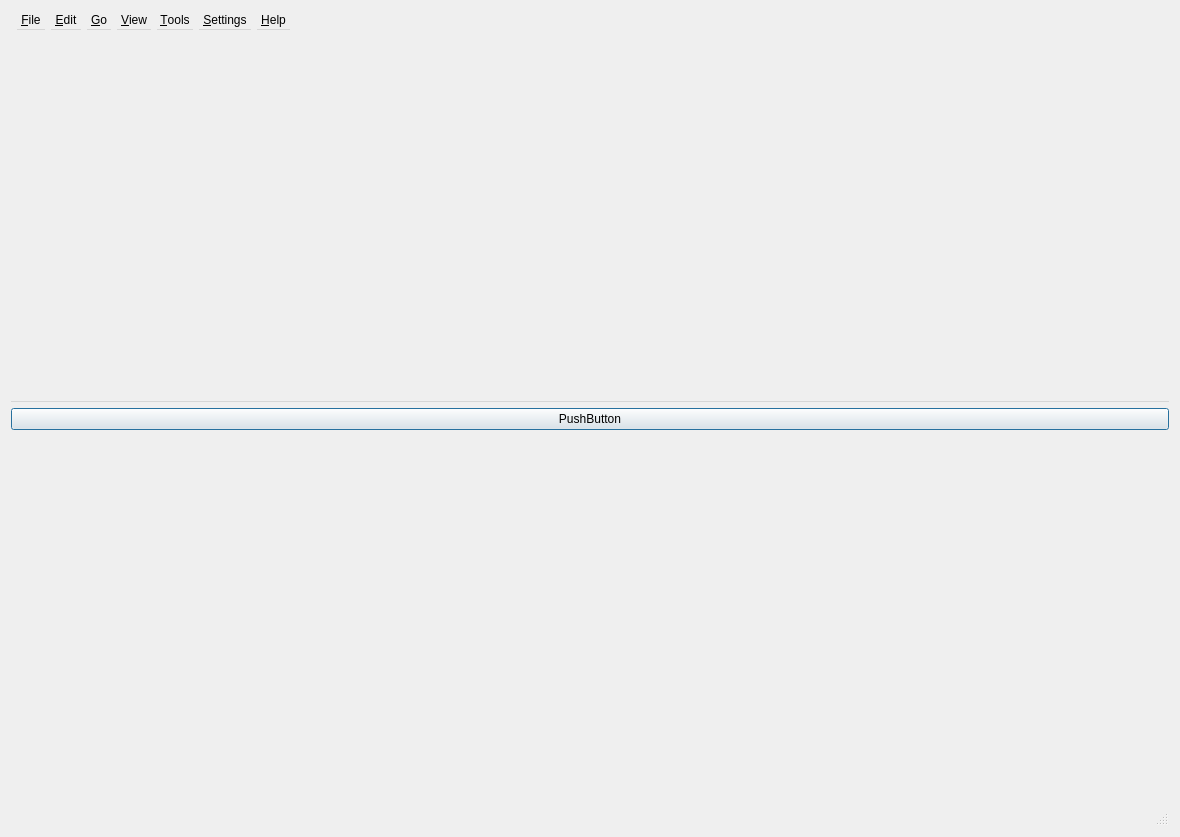
<?xml version="1.0" encoding="UTF-8"?>
<ui version="4.0">
 <class>MainWindow</class>
 <widget class="KCMainWindow" name="MainWindow">
  <property name="geometry">
   <rect>
    <x>0</x>
    <y>0</y>
    <width>1180</width>
    <height>837</height>
   </rect>
  </property>
  <property name="windowTitle">
   <string>KritaCommander</string>
  </property>
  <property name="autoFillBackground">
   <bool>false</bool>
  </property>
  <layout class="QVBoxLayout" name="verticalLayout">
   <item>
    <widget class="QMenuBar" name="mainMenuBar">
     <widget class="QMenu" name="menuFile">
      <property name="title">
       <string>&amp;File</string>
      </property>
      <addaction name="actionFolderNew"/>
      <addaction name="separator"/>
      <addaction name="actionFileOpen"/>
      <addaction name="actionFileOpenCloseKC"/>
      <addaction name="separator"/>
      <addaction name="actionFileCopyToOtherPanel"/>
      <addaction name="actionFileMoveToOtherPanel"/>
      <addaction name="separator"/>
      <addaction name="actionFileDelete"/>
      <addaction name="actionFileRename"/>
      <addaction name="separator"/>
      <addaction name="actionFileToArchive"/>
      <addaction name="separator"/>
      <addaction name="actionQuit"/>
     </widget>
     <widget class="QMenu" name="menuEdit">
      <property name="title">
       <string>&amp;Edit</string>
      </property>
      <addaction name="actionSelectAll"/>
      <addaction name="actionSelectNone"/>
      <addaction name="actionSelectInvert"/>
      <addaction name="separator"/>
      <addaction name="actionSelectRegEx"/>
     </widget>
     <widget class="QMenu" name="menuGo">
      <property name="title">
       <string>&amp;Go</string>
      </property>
      <widget class="QMenu" name="menuGoFavorites">
       <property name="toolTip">
        <string>Favorites places</string>
       </property>
       <property name="statusTip">
        <string>Favorites places</string>
       </property>
       <property name="title">
        <string>&amp;Favorites</string>
       </property>
       <property name="toolTipsVisible">
        <bool>true</bool>
       </property>
       <addaction name="actionGoFavorites_NoFavoritesYetDefined"/>
      </widget>
      <widget class="QMenu" name="menuGoSavedViews">
       <property name="toolTip">
        <string>Saved views</string>
       </property>
       <property name="statusTip">
        <string>Saved views</string>
       </property>
       <property name="title">
        <string>&amp;Saved views</string>
       </property>
       <addaction name="actionGoSavedViews_NoSavedViewsYet"/>
      </widget>
      <widget class="QMenu" name="menuGoHistory">
       <property name="title">
        <string>&amp;History</string>
       </property>
       <property name="toolTipsVisible">
        <bool>true</bool>
       </property>
       <addaction name="actionGoHistory_isEmpty"/>
      </widget>
      <addaction name="actionGoUp"/>
      <addaction name="actionGoBack"/>
      <addaction name="menuGoHistory"/>
      <addaction name="separator"/>
      <addaction name="menuGoFavorites"/>
      <addaction name="menuGoSavedViews"/>
     </widget>
     <widget class="QMenu" name="menuView">
      <property name="title">
       <string>&amp;View</string>
      </property>
      <addaction name="actionViewDetailled"/>
      <addaction name="actionViewSmallIcon"/>
      <addaction name="actionViewMediumIcon"/>
      <addaction name="actionViewLargeIcon"/>
      <addaction name="separator"/>
      <addaction name="actionViewShowImageFileOnly"/>
      <addaction name="actionViewShowBackupFiles"/>
      <addaction name="actionViewShowHiddenFiles"/>
      <addaction name="separator"/>
      <addaction name="actionViewDisplayLeftSidebar"/>
      <addaction name="actionViewDisplayRightSidebar"/>
      <addaction name="separator"/>
      <addaction name="actionViewSwapPanels"/>
     </widget>
     <widget class="QMenu" name="menuTools">
      <property name="title">
       <string>&amp;Tools</string>
      </property>
      <widget class="QMenu" name="menuKritaCommanderScripts">
       <property name="title">
        <string>K&amp;ritaCommander scripts</string>
       </property>
       <addaction name="actionKCSManageScripts"/>
       <addaction name="separator"/>
       <addaction name="actionKCS_NoScriptYetDefined"/>
      </widget>
      <addaction name="actionToolsSearch"/>
      <addaction name="actionToolsStatistics"/>
      <addaction name="actionToolsSynchronizePanels"/>
      <addaction name="separator"/>
      <addaction name="actionConsole"/>
      <addaction name="menuKritaCommanderScripts"/>
     </widget>
     <widget class="QMenu" name="menuSettings">
      <property name="title">
       <string>&amp;Settings</string>
      </property>
      <addaction name="actionSettingsPreferences"/>
     </widget>
     <widget class="QMenu" name="menuHelp">
      <property name="title">
       <string>&amp;Help</string>
      </property>
      <addaction name="actionHelpAboutKC"/>
     </widget>
     <addaction name="menuFile"/>
     <addaction name="menuEdit"/>
     <addaction name="menuGo"/>
     <addaction name="menuView"/>
     <addaction name="menuTools"/>
     <addaction name="menuSettings"/>
     <addaction name="menuHelp"/>
    </widget>
   </item>
   <item>
    <widget class="QPushButton" name="pushButton">
     <property name="text">
      <string>PushButton</string>
     </property>
    </widget>
   </item>
   <item>
    <widget class="QStatusBar" name="mainStatusBar">
     <property name="sizeGripEnabled">
      <bool>true</bool>
     </property>
    </widget>
   </item>
  </layout>
  <action name="actionFolderNew">
   <property name="text">
    <string>&amp;New folder...</string>
   </property>
   <property name="toolTip">
    <string>Create a new folder in current directory</string>
   </property>
   <property name="statusTip">
    <string>Create a new folder in current directory</string>
   </property>
  </action>
  <action name="actionFileOpen">
   <property name="text">
    <string>&amp;Open selected file</string>
   </property>
   <property name="toolTip">
    <string>Open the selected file in Krita and keep KritaCommander opened</string>
   </property>
   <property name="statusTip">
    <string>Open the selected file in Krita and keep KritaCommander opened</string>
   </property>
  </action>
  <action name="actionFileCopyToOtherPanel">
   <property name="text">
    <string>&amp;Copy to other panel</string>
   </property>
   <property name="toolTip">
    <string>Copy selected files to other panel location</string>
   </property>
   <property name="statusTip">
    <string>Copy selected files to other panel location</string>
   </property>
  </action>
  <action name="actionFileMoveToOtherPanel">
   <property name="text">
    <string>&amp;Move to other panel</string>
   </property>
   <property name="toolTip">
    <string>Move selected files to other panel location</string>
   </property>
   <property name="statusTip">
    <string>Move selected files to other panel location</string>
   </property>
  </action>
  <action name="actionFileDelete">
   <property name="text">
    <string>&amp;Delete...</string>
   </property>
   <property name="toolTip">
    <string>Delete selected files</string>
   </property>
   <property name="statusTip">
    <string>Delete selected files</string>
   </property>
  </action>
  <action name="actionFileRename">
   <property name="text">
    <string>&amp;Rename...</string>
   </property>
   <property name="toolTip">
    <string>Rename selected files</string>
   </property>
   <property name="statusTip">
    <string>Rename selected files</string>
   </property>
  </action>
  <action name="actionFileToArchive">
   <property name="text">
    <string>&amp;Archive...</string>
   </property>
   <property name="toolTip">
    <string>Pack selected selected files in an archive (tar.gz, zip)</string>
   </property>
   <property name="statusTip">
    <string>Pack selected selected files in an archive (tar.gz, zip)</string>
   </property>
   <property name="whatsThis">
    <string>Archive selected files (tar.gz, zip)</string>
   </property>
  </action>
  <action name="actionQuit">
   <property name="text">
    <string>&amp;Quit</string>
   </property>
   <property name="toolTip">
    <string>Quit KritaCommander</string>
   </property>
   <property name="statusTip">
    <string>Quit KritaCommander</string>
   </property>
  </action>
  <action name="actionFileOpenCloseKC">
   <property name="text">
    <string>Open selected &amp;file and close KritaCommander</string>
   </property>
   <property name="toolTip">
    <string>Open selected file in Krita and close KritaCommander</string>
   </property>
   <property name="statusTip">
    <string>Open selected file in Krita and close KritaCommander</string>
   </property>
  </action>
  <action name="actionSelectAll">
   <property name="text">
    <string>&amp;Select all</string>
   </property>
   <property name="toolTip">
    <string>Select all files</string>
   </property>
   <property name="statusTip">
    <string>Select all files</string>
   </property>
  </action>
  <action name="actionSelectNone">
   <property name="text">
    <string>Select &amp;none</string>
   </property>
   <property name="toolTip">
    <string>Unselect all files</string>
   </property>
   <property name="statusTip">
    <string>Unselect all files</string>
   </property>
  </action>
  <action name="actionSelectInvert">
   <property name="text">
    <string>&amp;Invert selection</string>
   </property>
   <property name="toolTip">
    <string>Invert selected files</string>
   </property>
   <property name="statusTip">
    <string>Invert selected files</string>
   </property>
  </action>
  <action name="actionGoUp">
   <property name="text">
    <string>&amp;Up</string>
   </property>
   <property name="toolTip">
    <string>Climb up the folder tree</string>
   </property>
   <property name="statusTip">
    <string>Climb up the folder tree</string>
   </property>
  </action>
  <action name="actionGoBack">
   <property name="text">
    <string>&amp;Back</string>
   </property>
   <property name="toolTip">
    <string>Go back to previous folder</string>
   </property>
   <property name="statusTip">
    <string>Go back to previous folder</string>
   </property>
  </action>
  <action name="actionGoFavorites_NoFavoritesYetDefined">
   <property name="text">
    <string>(&amp;no favorites yet defined)</string>
   </property>
  </action>
  <action name="actionGoSavedViews_NoSavedViewsYet">
   <property name="text">
    <string>(&amp;no saved views yet)</string>
   </property>
  </action>
  <action name="actionViewDetailled">
   <property name="checkable">
    <bool>true</bool>
   </property>
   <property name="checked">
    <bool>true</bool>
   </property>
   <property name="text">
    <string>&amp;Detailled view</string>
   </property>
   <property name="toolTip">
    <string>A view with detailled file informations</string>
   </property>
   <property name="statusTip">
    <string>A view with detailled file informations</string>
   </property>
  </action>
  <action name="actionViewSmallIcon">
   <property name="checkable">
    <bool>true</bool>
   </property>
   <property name="text">
    <string>&amp;Small icon view</string>
   </property>
   <property name="toolTip">
    <string>A small icon view with minimum informations</string>
   </property>
   <property name="statusTip">
    <string>A small icon view with minimum informations</string>
   </property>
  </action>
  <action name="actionViewMediumIcon">
   <property name="checkable">
    <bool>true</bool>
   </property>
   <property name="text">
    <string>&amp;Medium icon view</string>
   </property>
   <property name="toolTip">
    <string>A medium icon view with minimum informations</string>
   </property>
   <property name="statusTip">
    <string>A medium icon view with minimum informations</string>
   </property>
  </action>
  <action name="actionViewLargeIcon">
   <property name="checkable">
    <bool>true</bool>
   </property>
   <property name="text">
    <string>&amp;Large icon view</string>
   </property>
   <property name="toolTip">
    <string>A large icon view with minimum informations</string>
   </property>
   <property name="statusTip">
    <string>A large icon view with minimum informations</string>
   </property>
  </action>
  <action name="actionViewShowImageFileOnly">
   <property name="checkable">
    <bool>true</bool>
   </property>
   <property name="checked">
    <bool>true</bool>
   </property>
   <property name="text">
    <string>Show &amp;Krita managed image files only</string>
   </property>
   <property name="toolTip">
    <string>Only image files recognized by Krita will be shown in list</string>
   </property>
   <property name="statusTip">
    <string>Only image files recognized by Krita will be shown in list</string>
   </property>
  </action>
  <action name="actionViewShowHiddenFiles">
   <property name="checkable">
    <bool>true</bool>
   </property>
   <property name="text">
    <string>Show &amp;hidden files</string>
   </property>
   <property name="toolTip">
    <string>Show hidden files in list</string>
   </property>
   <property name="statusTip">
    <string>Show hidden files in list</string>
   </property>
  </action>
  <action name="actionViewDisplayLeftSidebar">
   <property name="checkable">
    <bool>true</bool>
   </property>
   <property name="text">
    <string>D&amp;isplay left sidebar</string>
   </property>
   <property name="toolTip">
    <string>Display sidebar from left panel</string>
   </property>
   <property name="statusTip">
    <string>Display sidebar from left panel</string>
   </property>
  </action>
  <action name="actionViewDisplayRightSidebar">
   <property name="checkable">
    <bool>true</bool>
   </property>
   <property name="text">
    <string>Display &amp;right sidebar</string>
   </property>
   <property name="toolTip">
    <string>Display sidebar from right panel</string>
   </property>
   <property name="statusTip">
    <string>Display sidebar from right panel</string>
   </property>
  </action>
  <action name="actionViewSwapPanels">
   <property name="text">
    <string>Swap &amp;panels</string>
   </property>
   <property name="toolTip">
    <string>Swap left and right panels</string>
   </property>
   <property name="statusTip">
    <string>Swap left and right panels</string>
   </property>
  </action>
  <action name="actionViewShowBackupFiles">
   <property name="checkable">
    <bool>true</bool>
   </property>
   <property name="text">
    <string>Show &amp;backup files</string>
   </property>
   <property name="toolTip">
    <string>Show backup files in list</string>
   </property>
   <property name="statusTip">
    <string>Show backup files in list</string>
   </property>
  </action>
  <action name="actionToolsSearch">
   <property name="text">
    <string>&amp;Search...</string>
   </property>
   <property name="toolTip">
    <string>Open advanced search window</string>
   </property>
   <property name="statusTip">
    <string>Open advanced search window</string>
   </property>
  </action>
  <action name="actionToolsStatistics">
   <property name="text">
    <string>Stat&amp;istics...</string>
   </property>
   <property name="toolTip">
    <string>Calculate statistics for current directory</string>
   </property>
   <property name="statusTip">
    <string>Calculate statistics for current directory</string>
   </property>
  </action>
  <action name="actionToolsSynchronizePanels">
   <property name="text">
    <string>Synchronize &amp;panels...</string>
   </property>
   <property name="toolTip">
    <string>Synchronize files between panels</string>
   </property>
   <property name="statusTip">
    <string>Synchronize files between panels</string>
   </property>
  </action>
  <action name="actionConsole">
   <property name="text">
    <string>&amp;KritaCommander terminal</string>
   </property>
   <property name="toolTip">
    <string>Open KritaCommander terminal</string>
   </property>
   <property name="statusTip">
    <string>Open KritaCommander terminal</string>
   </property>
  </action>
  <action name="actionSettingsPreferences">
   <property name="text">
    <string>&amp;Preferences...</string>
   </property>
   <property name="toolTip">
    <string>Open KritaCommander settings window</string>
   </property>
   <property name="statusTip">
    <string>Open KritaCommander settings window</string>
   </property>
  </action>
  <action name="actionHelpAboutKC">
   <property name="text">
    <string>&amp;About kritaCommander...</string>
   </property>
   <property name="toolTip">
    <string>Open About kritaCommander window</string>
   </property>
   <property name="statusTip">
    <string>Open About kritaCommander window</string>
   </property>
  </action>
  <action name="actionSelectRegEx">
   <property name="text">
    <string>&amp;RegEx select...</string>
   </property>
   <property name="toolTip">
    <string>Select files matching given regular expression</string>
   </property>
   <property name="statusTip">
    <string>Select files matching given regular expression</string>
   </property>
  </action>
  <action name="actionGoHistory_isEmpty">
   <property name="text">
    <string>(&amp;history is empty)</string>
   </property>
  </action>
  <action name="actionKCSManageScripts">
   <property name="text">
    <string>&amp;Manage scripts...</string>
   </property>
  </action>
  <action name="actionKCS_NoScriptYetDefined">
   <property name="text">
    <string>(&amp;no script yet defined)</string>
   </property>
  </action>
 </widget>
 <customwidgets>
  <customwidget>
   <class>KCMainWindow</class>
   <extends>QDialog</extends>
   <header>kritacommander.kcmainwindow</header>
   <container>1</container>
  </customwidget>
 </customwidgets>
 <resources/>
 <connections/>
</ui>
